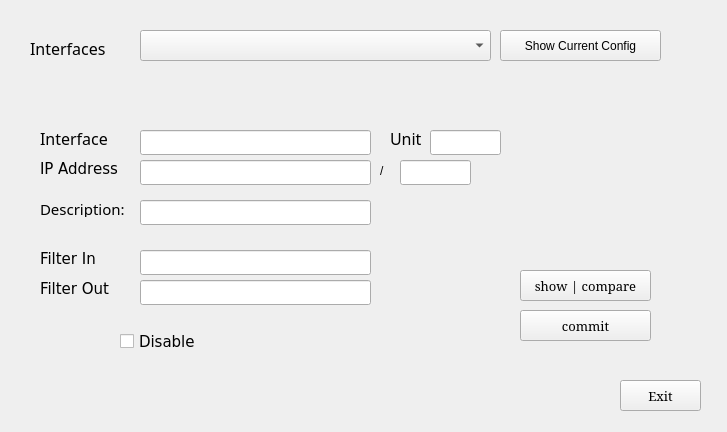
<?xml version="1.0" encoding="UTF-8"?>
<ui version="4.0">
 <class>Form</class>
 <widget class="QWidget" name="Form">
  <property name="geometry">
   <rect>
    <x>0</x>
    <y>0</y>
    <width>727</width>
    <height>432</height>
   </rect>
  </property>
  <property name="windowTitle">
   <string>Configure Interface - Juniper</string>
  </property>
  <widget class="QPushButton" name="btn_current_config">
   <property name="geometry">
    <rect>
     <x>500</x>
     <y>30</y>
     <width>161</width>
     <height>31</height>
    </rect>
   </property>
   <property name="text">
    <string>Show Current Config</string>
   </property>
  </widget>
  <widget class="QComboBox" name="cmb_interfaces">
   <property name="geometry">
    <rect>
     <x>140</x>
     <y>30</y>
     <width>351</width>
     <height>31</height>
    </rect>
   </property>
  </widget>
  <widget class="QLabel" name="label">
   <property name="geometry">
    <rect>
     <x>30</x>
     <y>40</y>
     <width>91</width>
     <height>17</height>
    </rect>
   </property>
   <property name="font">
    <font>
     <family>Sans Serif</family>
     <pointsize>12</pointsize>
    </font>
   </property>
   <property name="text">
    <string>Interfaces</string>
   </property>
  </widget>
  <widget class="QLabel" name="label_7">
   <property name="geometry">
    <rect>
     <x>40</x>
     <y>160</y>
     <width>91</width>
     <height>17</height>
    </rect>
   </property>
   <property name="font">
    <font>
     <family>Verdana</family>
     <pointsize>11</pointsize>
    </font>
   </property>
   <property name="text">
    <string>IP Address</string>
   </property>
  </widget>
  <widget class="QLineEdit" name="edit_ip_address">
   <property name="geometry">
    <rect>
     <x>140</x>
     <y>160</y>
     <width>231</width>
     <height>25</height>
    </rect>
   </property>
  </widget>
  <widget class="QLineEdit" name="edit_mask">
   <property name="geometry">
    <rect>
     <x>400</x>
     <y>160</y>
     <width>71</width>
     <height>25</height>
    </rect>
   </property>
  </widget>
  <widget class="QLabel" name="label_2">
   <property name="geometry">
    <rect>
     <x>380</x>
     <y>160</y>
     <width>16</width>
     <height>21</height>
    </rect>
   </property>
   <property name="text">
    <string>/</string>
   </property>
  </widget>
  <widget class="QLineEdit" name="edit_ip_address_2">
   <property name="geometry">
    <rect>
     <x>140</x>
     <y>130</y>
     <width>231</width>
     <height>25</height>
    </rect>
   </property>
  </widget>
  <widget class="QLabel" name="label_3">
   <property name="geometry">
    <rect>
     <x>40</x>
     <y>130</y>
     <width>91</width>
     <height>17</height>
    </rect>
   </property>
   <property name="font">
    <font>
     <family>Sans Serif</family>
     <pointsize>12</pointsize>
    </font>
   </property>
   <property name="text">
    <string>Interface</string>
   </property>
  </widget>
  <widget class="QLabel" name="label_4">
   <property name="geometry">
    <rect>
     <x>390</x>
     <y>130</y>
     <width>41</width>
     <height>17</height>
    </rect>
   </property>
   <property name="font">
    <font>
     <family>Sans Serif</family>
     <pointsize>12</pointsize>
    </font>
   </property>
   <property name="text">
    <string>Unit</string>
   </property>
  </widget>
  <widget class="QLineEdit" name="edit_unit">
   <property name="geometry">
    <rect>
     <x>430</x>
     <y>130</y>
     <width>71</width>
     <height>25</height>
    </rect>
   </property>
  </widget>
  <widget class="QLineEdit" name="edit_acl_out">
   <property name="geometry">
    <rect>
     <x>140</x>
     <y>280</y>
     <width>231</width>
     <height>25</height>
    </rect>
   </property>
  </widget>
  <widget class="QLabel" name="label_11">
   <property name="geometry">
    <rect>
     <x>40</x>
     <y>250</y>
     <width>91</width>
     <height>17</height>
    </rect>
   </property>
   <property name="font">
    <font>
     <family>Verdana</family>
     <pointsize>11</pointsize>
    </font>
   </property>
   <property name="text">
    <string>Filter In</string>
   </property>
  </widget>
  <widget class="QLabel" name="label_12">
   <property name="geometry">
    <rect>
     <x>40</x>
     <y>280</y>
     <width>91</width>
     <height>17</height>
    </rect>
   </property>
   <property name="font">
    <font>
     <family>Verdana</family>
     <pointsize>11</pointsize>
    </font>
   </property>
   <property name="text">
    <string>Filter Out</string>
   </property>
  </widget>
  <widget class="QLineEdit" name="edit_acl_in">
   <property name="geometry">
    <rect>
     <x>140</x>
     <y>250</y>
     <width>231</width>
     <height>25</height>
    </rect>
   </property>
  </widget>
  <widget class="QLineEdit" name="edit_l3_desc">
   <property name="geometry">
    <rect>
     <x>140</x>
     <y>200</y>
     <width>231</width>
     <height>25</height>
    </rect>
   </property>
  </widget>
  <widget class="QLabel" name="label_9">
   <property name="geometry">
    <rect>
     <x>40</x>
     <y>200</y>
     <width>91</width>
     <height>17</height>
    </rect>
   </property>
   <property name="font">
    <font>
     <family>Sans Serif</family>
     <pointsize>11</pointsize>
    </font>
   </property>
   <property name="text">
    <string>Description:</string>
   </property>
  </widget>
  <widget class="QCheckBox" name="check_shutdown">
   <property name="geometry">
    <rect>
     <x>120</x>
     <y>330</y>
     <width>101</width>
     <height>23</height>
    </rect>
   </property>
   <property name="font">
    <font>
     <family>Verdana</family>
     <pointsize>11</pointsize>
    </font>
   </property>
   <property name="text">
    <string>Disable</string>
   </property>
  </widget>
  <widget class="QPushButton" name="btn_build_config">
   <property name="geometry">
    <rect>
     <x>520</x>
     <y>270</y>
     <width>131</width>
     <height>31</height>
    </rect>
   </property>
   <property name="font">
    <font>
     <family>Serif</family>
     <pointsize>10</pointsize>
    </font>
   </property>
   <property name="statusTip">
    <string>View config, nothing is saved yet!</string>
   </property>
   <property name="text">
    <string>show | compare</string>
   </property>
  </widget>
  <widget class="QPushButton" name="btn_write_config">
   <property name="geometry">
    <rect>
     <x>520</x>
     <y>310</y>
     <width>131</width>
     <height>31</height>
    </rect>
   </property>
   <property name="font">
    <font>
     <family>Serif</family>
     <pointsize>10</pointsize>
    </font>
   </property>
   <property name="statusTip">
    <string>View config, nothing is saved yet!</string>
   </property>
   <property name="text">
    <string>commit</string>
   </property>
  </widget>
  <widget class="QPushButton" name="btn_close">
   <property name="geometry">
    <rect>
     <x>620</x>
     <y>380</y>
     <width>81</width>
     <height>31</height>
    </rect>
   </property>
   <property name="font">
    <font>
     <family>Serif</family>
     <pointsize>10</pointsize>
    </font>
   </property>
   <property name="statusTip">
    <string>View config, nothing is saved yet!</string>
   </property>
   <property name="text">
    <string>Exit</string>
   </property>
  </widget>
 </widget>
 <tabstops>
  <tabstop>cmb_interfaces</tabstop>
  <tabstop>btn_current_config</tabstop>
  <tabstop>edit_ip_address_2</tabstop>
  <tabstop>edit_unit</tabstop>
  <tabstop>edit_ip_address</tabstop>
  <tabstop>edit_mask</tabstop>
  <tabstop>edit_l3_desc</tabstop>
  <tabstop>edit_acl_in</tabstop>
  <tabstop>edit_acl_out</tabstop>
  <tabstop>check_shutdown</tabstop>
  <tabstop>btn_build_config</tabstop>
  <tabstop>btn_write_config</tabstop>
  <tabstop>btn_close</tabstop>
 </tabstops>
 <resources/>
 <connections/>
</ui>
